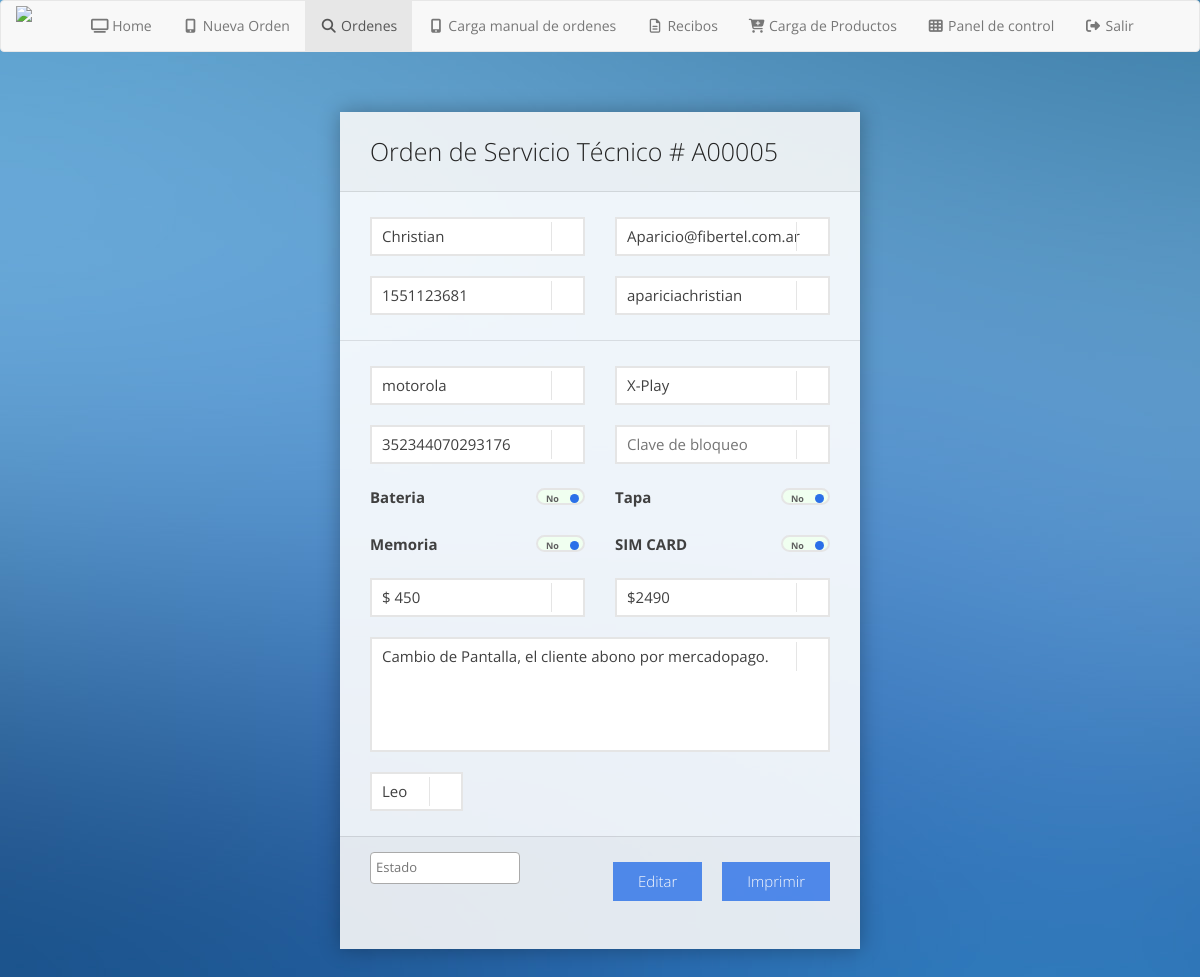
Page /search.php?id=102 (signed in) on the committed database.
### tables this page shows
CREATE TABLE `nuevaorden` (
  `id` int(200) NOT NULL,
  `letra` varchar(1) NOT NULL,
  `orden` int(5) UNSIGNED ZEROFILL NOT NULL,
  `fechacreacion` timestamp NOT NULL DEFAULT CURRENT_TIMESTAMP ON UPDATE CURRENT_TIMESTAMP,
  `nombre` varchar(100) NOT NULL,
  `telefono` varchar(50) NOT NULL,
  `email` varchar(100) NOT NULL,
  `apellido` varchar(100) NOT NULL,
  `marca` varchar(100) NOT NULL,
  `modelo` varchar(100) NOT NULL,
  `serie` varchar(100) NOT NULL,
  `clavebloqueo` varchar(100) NOT NULL,
  `diagnostico` varchar(100) NOT NULL,
  `valor` varchar(100) NOT NULL,
  `detalle` varchar(2000) NOT NULL,
  `bateria` varchar(10) NOT NULL,
  `tapa` varchar(10) NOT NULL,
  `memoria` varchar(10) NOT NULL,
  `sim` varchar(10) NOT NULL,
  `atendidopor` varchar(100) NOT NULL,
  `visitas` int(25) NOT NULL,
  `estado` varchar(50) NOT NULL,
  `confirmado` int(2) NOT NULL
);

### search.php (the view, shortened to what this page needs)
<!DOCTYPE html>
<html>
  <head>
    <link rel="stylesheet" href="css/demo.css" />
		<link rel="stylesheet" href="css/sky-forms.css" />
		<link rel="stylesheet" href="css/sky-forms-blue.css" />
    <link rel="stylesheet" href="https://maxcdn.bootstrapcdn.com/bootstrap/3.3.7/css/bootstrap.min.css">
    <link rel="stylesheet" href="css/select2.min.css">
    <link rel="stylesheet" href="css/semantic.min.css">
    <link rel="stylesheet" type="text/css" href="css/imprimir.css" media="print" />
    <?php
      include 'api/conexion.php';
     ?>
  </head>
  <body id="search" onload="inicio()" onkeypress="reset()" onclick="reset()" onMouseMove="reset()" class="bg-blue zoom">
    <?php if(isset($_SESSION['logged'])) { ?>
    <?php
    include "api/navbar.php"
     ?>
    <div class="container">
      <?php
        if(isset($_GET['id'])) {
          $ordenesid = mysqli_query($conexion, "select * from nuevaorden where id = '$_GET[id]'");
          $ordenesid = mysqli_fetch_array($ordenesid);
           ?>
          <div class="body">
      			<form id="formOrden" action="" id="sky-form" class="sky-form" />
      				<header>Orden de Servicio Técnico<span id="numorder"><?php echo " # ".$ordenesid["letra"].$ordenesid["orden"]; ?></span></header>
      				<fieldset>
      					<div class="row">
      						<section class="col col-6">
      							<label class="input">
      								<i class="icon-append fa-user"></i>
      								<input type="text" id="nombre" name="nombre" placeholder="Nombre" disabled value="<?php echo $ordenesid['nombre']; ?>" />
      							</label>
      						</section>
                  <section class="col col-6">
      							<label class="input">
      								<i class="icon-append fa-user-o"></i>
      								<input type="text" id="apellido" name="apellido" placeholder="Apellido" disabled value="<?php echo $ordenesid['apellido']; ?>" />
      							</label>
      						</section>
      					</div>
      					<div class="row">
                  <section class="col col-6">
      							<label class="input">
      								<i class="icon-append fa-phone"></i>
      								<input type="tel" id="telefono" name="telefono" placeholder="Telefono" disabled value="<?php echo $ordenesid['telefono']; ?>"/>
      							</label>
      						</section>
      						<section class="col col-6">
      							<label class="input">
      								<i class="icon-append fa-envelope"></i>
      								<input type="email" id="email" name="email" placeholder="Email" disabled value="<?php echo $ordenesid['email']; ?>" />
      							</label>
      						</section>
      					</div>
      				</fieldset>
      				<fieldset>
      					<div class="row">
      						<section class="col col-6">
                    <label class="input">
      								<i class="icon-append fa-mobile-o"></i>
      								<input type="text" name="marca" id="marca" placeholder="Marca" disabled value="<?php echo $ordenesid['marca']; ?>" />
      							</label>
                  </section>
                  <section class="col col-6">
      							<label class="input">
      								<i class="icon-append fa-mobile"></i>
      								<input type="text" name="modelo" id="modelo" placeholder="Modelo" disabled value="<?php echo $ordenesid['modelo']; ?>" />
      							</label>
                  </section>
                </div>
                <div class="row">
                  <section class="col col-6">
      							<label class="input">
      								<i class="icon-append fa-barcode"></i>
      								<input type="text" name="serie" id="serie" placeholder="Serie" disabled value="<?php echo $ordenesid['serie']; ?>" />
      							</label>
      						</section>
                  <section class="col col-6">
      							<label class="input">
      								<i class="icon-append fa-lock"></i>
      								<input type="text" name="clave" id="clave" placeholder="Clave de bloqueo" disabled value="<?php echo $ordenesid['clavebloqueo']; ?>" />
      							</label>
      						</section>
                </div>
                <div class="row">
                  <section class="col col-6">
      							<label class="toggle state-success"><input type="checkbox" name="checkbox-toggle" /><i></i>Bateria</label>
      						</section>
                  <section class="col col-6">
                    <label class="toggle state-success"><input type="checkbox" name="tapa" /><i></i>Tapa</label>
      						</section>
                  <section class="col col-6">
                    <label class="toggle state-success"><input type="checkbox" name="memoria" /><i></i>Memoria</label>
      						</section>
                  <section class="col col-6">
                    <label class="toggle state-success"><input type="checkbox" name="sim" /><i></i>SIM CARD</label>
      						</section>
                </div>
                <div class="row">
                  <section class="col col-6">
      							<label class="input">
      								<i class="icon-append fa-user-md"></i>
      								<input type="text" name="diagnostico" id="diagnostico" placeholder="Diagnostico" disabled value="<?php echo $ordenesid['diagnostico']; ?>" />
      							</label>
      						</section>
                  <section class="col col-6">
      							<label class="input">
      								<i class="icon-append fa-money"></i>
      								<input type="text" name="valor" id="valor" placeholder="Valor" value="<?php echo $ordenesid['valor']; ?>" />
      							</label>
      						</section>
      					</div>
      					<section>
      						<label class="textarea">
      							<i class="icon-append fa-commenting-o"></i>
      							<textarea rows="5" name="detalle" id="detalle" placeholder="Ingrese detalle de reparacion"><?php echo $ordenesid['detalle']; ?></textarea>
      						</label>
      					</section>
                <div class="row">
                  <section class="col col-3">
      							<label class="input">
      								<i class="icon-append fa-user"></i>
      								<input type="text" name="quien" id="quien" placeholder="Atendido por" value="<?php echo $ordenesid['atendidopor']; ?>"/>
      							</label>
      						</section>
                </div>
      				</fieldset>
      				<footer>
                <button type="button" onclick="printOrder();" class="button">Imprimir</button>
      					<button type="button" onclick="cambiarestado(<?php echo $_GET['id'] ?>);" class="button">Editar</button>
                <br><br><br>
      				</footer>
      		</div>
        </div>
    <?php
      }
     ?>
     <?php
   } else {
    ?>
   <script>
     location.href="login.html";
   </script>
 <?php
   }
  ?>
  </body>
</html>

### api/navbar.php (shortened to what this page needs)
<nav class="navbar navbar-default">
<div class="container-fluid">
<div class="navbar-header">
<a class="navbar-brand" href="http://solucel.com.ar/app"><img src="http://solucel.com.ar/ml/logo.png"  style="width:45px; margin-top:-10px"></a>
</div>
<div class="collapse navbar-collapse" id="bs-example-navbar-collapse-1">
<ul class="nav navbar-nav">
  <li><a href="index.php"><i class="fa fa-tv fa-fw" aria-hidden="true"></i> Home<span class="sr-only">(current)</span></a></li>
  <li><a href="neworder.php"><i class="fa fa-mobile fa-fw" aria-hidden="true"></i> Nueva Orden</a></li>
  <li><a href="search.php"><i class="fa fa-search fa-fw" aria-hidden="true"></i> Ordenes</a></li>
  <li><a href="neworderm.php"><i class="fa fa-mobile fa-fw" aria-hidden="true"></i> Carga manual de ordenes</a></li>
  <li><a href="recibos.php"><i class="fa fa-file-text-o fa-fw" aria-hidden="true"></i> Recibos</a></li>
  <li><a href="formulario.php"><i class="fa fa-cart-plus fa-fw" aria-hidden="true"></i> Carga de Productos</a></li>
  <li><a href="panel.php"><i class="fa fa-th fa-fw" aria-hidden="true"></i> Panel de control</a></li>
  <li><a href="#" onclick="logout()"><i class="fa fa-sign-out fa-fw" aria-hidden="true"></i> Salir</a></li>
</ul>
</div>
</div>
</nav>

### css/demo.css (style rules this page uses)
html, body { margin: 0; padding: 0; background-attachment: fixed; background-position: 50% 50%; background-size: cover; }
.navbar { font-family: 'Open Sans'!important; }
a { text-decoration: underline; }
.bg-blue { background-image: url(../img/bg-blue.jpg); }
.body { max-width: 600px; margin: 0 auto; padding: 40px; }

### css/sky-forms-blue.css (style rules this page uses)
.sky-form .toggle i:before { background-color: #2a70e8; }
.sky-form .button { background-color: #2a70e8; }

### search.php (style rules this page uses)
a:link { text-decoration: none !important; }

### rows in the picture
nuevaorden: letra "A", orden "00005", nombre "Christian", apellido "Aparicio@fibertel.com.ar", telefono "1551123681", email "apariciachristian", marca "motorola", modelo "X-Play", serie "352344070293176", diagnostico "$ 450", valor "$2490", detalle "Cambio de Pantalla, el cliente abono por mercadopago.", quien "Leo"
